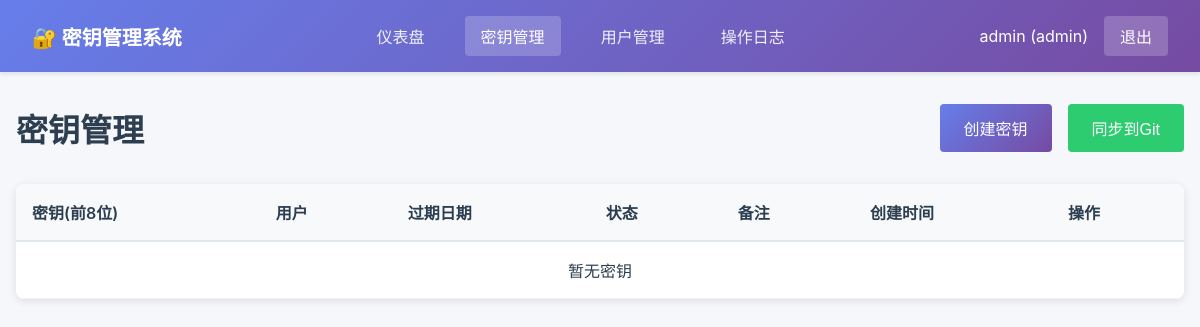
/keys (signed in), run on an earlier commit of the app's database.
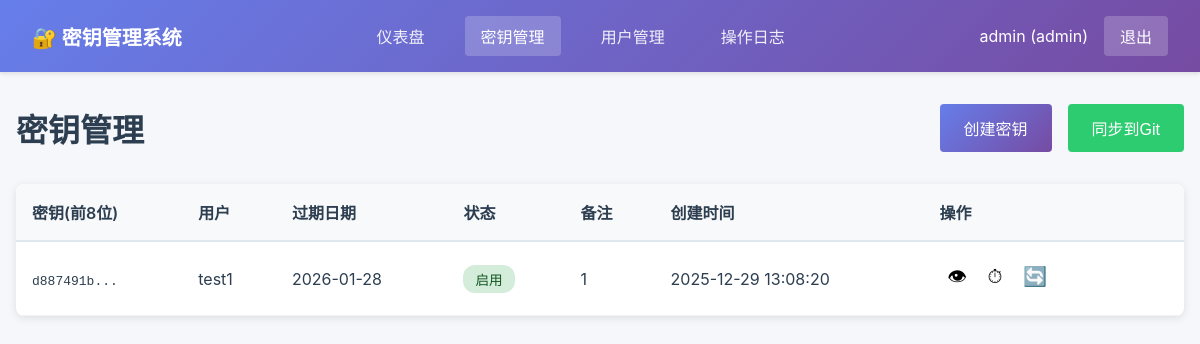
And on a later commit of the database.
### tables this page shows
CREATE TABLE keys (
            id INTEGER PRIMARY KEY AUTOINCREMENT,
            key_value VARCHAR(64) UNIQUE NOT NULL,
            user_name VARCHAR(100),
            expires DATE,
            enabled BOOLEAN DEFAULT TRUE,
            note TEXT,
            created_by INTEGER NOT NULL,
            created_at TIMESTAMP DEFAULT CURRENT_TIMESTAMP,
            updated_at TIMESTAMP DEFAULT CURRENT_TIMESTAMP,
            FOREIGN KEY (created_by) REFERENCES users(id)
        );

### app.py (the view)
@app.route('/keys')
@login_required
@dealer_or_admin_required
def keys_page():
    page = request.args.get('page', 1, type=int)
    per_page = config.ITEMS_PER_PAGE
    search = request.args.get('search', '')
    status = request.args.get('status', 'all')
    created_by = None if current_user.role == 'admin' else current_user.id
    enabled_filter = None if status == 'all' else (status == 'enabled')
    offset = (page - 1) * per_page
    keys = Key.get_all(created_by=created_by, enabled=enabled_filter, limit=per_page, offset=offset)
    total = Key.count(created_by=created_by, enabled=enabled_filter)
    total_pages = (total + per_page - 1) // per_page
    return render_template('keys.html',
                         keys=keys,
                         page=page,
                         total_pages=total_pages,
                         total=total)

### app.py (called while the page is built)
@login_manager.user_loader
def load_user(user_id):
    return User.get(int(user_id))

def dealer_or_admin_required(f):
    @wraps(f)
    def decorated_function(*args, **kwargs):
        if not current_user.is_authenticated or current_user.role not in ['admin', 'dealer']:
            flash('权限不足', 'error')
            return redirect(url_for('dashboard'))
        return f(*args, **kwargs)
    return decorated_function

### models/database.py (called while the page is built)
def get_db():
    db = sqlite3.connect(config.DATABASE_PATH)
    db.row_factory = sqlite3.Row
    return db

### models/key.py (called while the page is built)
    @staticmethod
    def count(created_by=None, enabled=None):
        db = get_db()
        cursor = db.cursor()
        query = 'SELECT COUNT(*) as count FROM keys WHERE 1=1'
        params = []
        if created_by is not None:
            query += ' AND created_by = ?'
            params.append(created_by)
        if enabled is not None:
            query += ' AND enabled = ?'
            params.append(enabled)
        cursor.execute(query, params)
        count = cursor.fetchone()['count']
        db.close()
        return count

### templates/keys.html (shortened to what this page needs)
{% extends "base.html" %}
{% block content %}
<div class="keys-page">
    <div class="page-header">
        <h1>密钥管理</h1>
        <div class="page-actions">
            <button class="btn btn-primary" onclick="showCreateKeyModal()">创建密钥</button>
            {% if current_user.role == 'admin' %}
            <button class="btn btn-success" onclick="syncToGit()">同步到Git</button>
            {% endif %}
        </div>
    </div>
    <div class="table-container">
        <table class="table">
            <thead>
                <tr>
                    <th>密钥(前8位)</th>
                    <th>用户</th>
                    <th>过期日期</th>
                    <th>状态</th>
                    <th>备注</th>
                    <th>创建时间</th>
                    <th>操作</th>
                </tr>
            </thead>
            <tbody>
                {% for key in keys %}
                <tr id="key-row-{{ key.id }}">
                    <td><code>{{ key.key_value[:8] }}...</code></td>
                    <td>{{ key.user_name or '-' }}</td>
                    <td>{{ key.expires or '永久' }}</td>
                    <td>
                        {% if key.enabled %}
                        <span class="badge badge-success">启用</span>
                        {% else %}
                        <span class="badge badge-danger">禁用</span>
                        {% endif %}
                    </td>
                    <td>{{ key.note or '-' }}</td>
                    <td>{{ key.created_at }}</td>
                    <td class="actions">
                        <button class="btn-icon" onclick="showKeyDetail({{ key.id }}, '{{ key.key_value }}')" title="查看">👁</button>
                        <button class="btn-icon" onclick="showExtendModal({{ key.id }})" title="续期">⏱</button>
                        <button class="btn-icon" onclick="toggleKey({{ key.id }})" title="切换状态">🔄</button>
                        <button class="btn-icon btn-danger" onclick="deleteKey({{ key.id }})" title="删除">🗑</button>
                    </td>
                </tr>
                {% else %}
                <tr>
                    <td colspan="7" class="text-center">暂无密钥</td>
                </tr>
                {% endfor %}
            </tbody>
        </table>
    </div>
</div>
{% endblock %}

What changed in the data, as far as the page shows it:
added keys: key_value "d887491b", user_name "test1", expires "2026-01-28", enabled "启用", note "1", created_at "2025-12-29 13:08:20"
Also different on the page:
text no longer shown: "暂无密钥"
